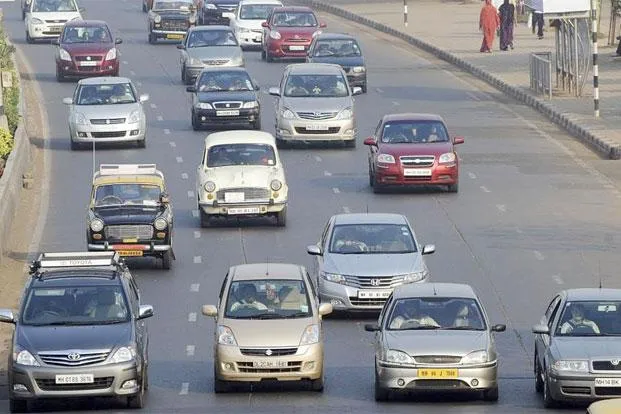
#> input picture my_proj/cars.jpg, 621 x 414 px
$ python run.py
#> lines starting #> are read from the running program, lines starting #| are printed output that depends on the picture; after the words box and inside, x2 and y2 are one past the last pixel; in counts of white or black regions, pixels touching at a corner belong together
import cv2
import numpy as np

# Load the cascade classifier for detecting cars
car_cascade = cv2.CascadeClassifier("cars.xml")

# Read the input image
img = cv2.imread("cars.jpg")
#> img is the input picture: shape (414, 621, 3); mean B, G, R 142.9, 137.8, 136.2

# Convert the image to grayscale
gray_img = cv2.cvtColor(img, cv2.COLOR_BGR2GRAY)
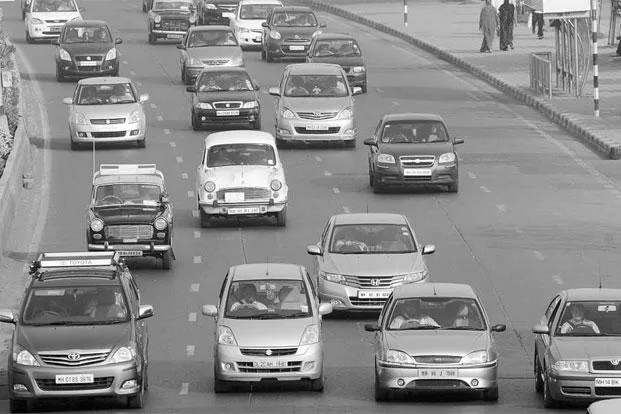
#> gray_img: shape (414, 621); min 0, max 255, mean 137.9

# Detect cars in the image
cars = car_cascade.detectMultiScale(gray_img, 1.1, 3)
#> cars = [[400, 304, 39, 39], [560, 308, 41, 41], [230, 288, 46, 46], [262, 282, 54, 54], [256, 78, 106, 106], [299, 255, 97, 97]]

# Draw rectangles around the cars
for (x, y, w, h) in cars:
    cv2.rectangle(img, (x, y), (x+w, y+h), (0, 0, 255), 2)
#> this loop made 6 passes
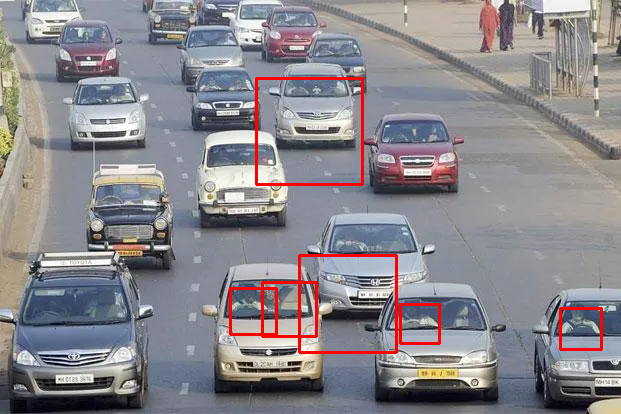
#> img: shape (414, 621, 3); 1.76% of pixels changed, all inside (x1, y1, x2, y2) = (229, 77, 603, 354)

# Display the image with rectangles around the cars
cv2.imshow("Cars", img)
cv2.waitKey(0)
cv2.destroyAllWindows()

# Print the number of cars detected
print("Number of cars detected: ", len(cars))
#| Number of cars detected:  6
